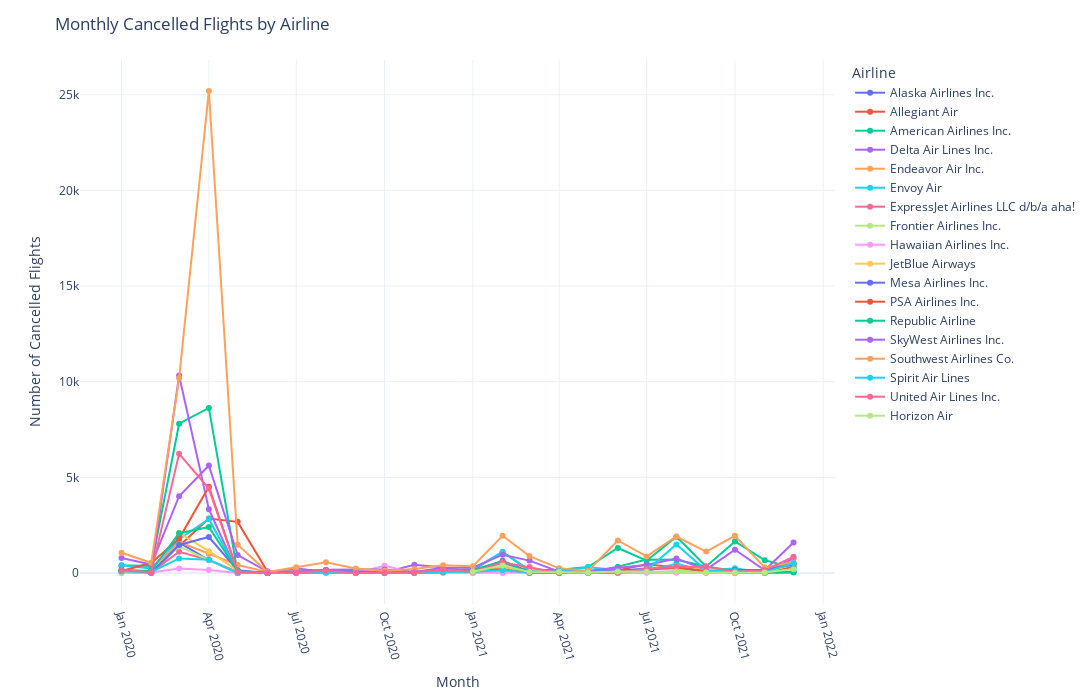

Notebook cell for this chart:
### Code cell
import plotly.express as px

# Create YearMonth column
df_preprocessed_data["YearMonth"] = df_preprocessed_data["FL_DATE"].dt.to_period("M").astype(str)

# Group by YearMonth & Airline, count cancellations
monthly_cancel_counts = (
    df_preprocessed_data.groupby(["YearMonth", "AIRLINE"])["CANCELLED"]
      .sum()  # since True=1, False=0
      .reset_index()
)

# Plot
fig = px.line(
    monthly_cancel_counts,
    x="YearMonth",
    y="CANCELLED",
    color="AIRLINE",
    markers=True,
    hover_name="AIRLINE",
    hover_data={"YearMonth": True, "CANCELLED": True}
)

fig.update_layout(
    title="Monthly Cancelled Flights by Airline",
    xaxis_title="Month",
    yaxis_title="Number of Cancelled Flights",
    legend_title="Airline",
    template="plotly_white",
    width=1200,
    height=700
)

fig.update_xaxes(tickangle=75)
fig.show()

### Figure 1 — Plotly figure (JSON) as saved in the notebook; plotly's stock layout.template omitted (floating-point values rounded to 4 significant figures)
{"data": [{"hovertemplate": "<b>%{hovertext}</b><br><br>AIRLINE=Alaska Airlines Inc.<br>YearMonth=%{x}<br>CANCELLED=%{y}<extra></extra>", "hovertext": ["Alaska Airlines Inc.", "Alaska Airlines Inc.", "Alaska Airlines Inc.", "Alaska Airlines Inc.", "Alaska Airlines Inc.", "Alaska Airlines Inc.", "Alaska Airlines Inc.", "Alaska Airlines Inc.", "Alaska Airlines Inc.", "Alaska Airlines Inc.", "Alaska Airlines Inc.", "Alaska Airlines Inc.", "Alaska Airlines Inc.", "Alaska Airlines Inc.", "Alaska Airlines Inc.", "Alaska Airlines Inc.", "Alaska Airlines Inc.", "Alaska Airlines Inc.", "Alaska Airlines Inc.", "Alaska Airlines Inc.", "Alaska Airlines Inc.", "Alaska Airlines Inc.", "Alaska Airlines Inc.", "Alaska Airlines Inc."], "legendgroup": "Alaska Airlines Inc.", "line": {"color": "#636efa", "dash": "solid"}, "marker": {"symbol": "circle"}, "mode": "lines+markers", "name": "Alaska Airlines Inc.", "orientation": "v", "showlegend": true, "type": "scatter", "x": ["2020-01", "2020-02", "2020-03", "2020-04", "2020-05", "2020-06", "2020-07", "2020-08", "2020-09", "2020-10", "2020-11", "2020-12", "2021-01", "2021-02", "2021-03", "2021-04", "2021-05", "2021-06", "2021-07", "2021-08", "2021-09", "2021-10", "2021-11", "2021-12"], "xaxis": "x", "y": [155, 85, 1595, 680, 5, 65, 35, 35, 30, 10, 60, 75, 25, 305, 85, 75, 10, 115, 40, 60, 95, 65, 165, 515], "yaxis": "y"}, {"hovertemplate": "<b>%{hovertext}</b><br><br>AIRLINE=Allegiant Air<br>YearMonth=%{x}<br>CANCELLED=%{y}<extra></extra>", "hovertext": ["Allegiant Air", "Allegiant Air", "Allegiant Air", "Allegiant Air", "Allegiant Air", "Allegiant Air", "Allegiant Air", "Allegiant Air", "Allegiant Air", "Allegiant Air", "Allegiant Air", "Allegiant Air", "Allegiant Air", "Allegiant Air", "Allegiant Air", "Allegiant Air", "Allegiant Air", "Allegiant Air", "Allegiant Air", "Allegiant Air", "Allegiant Air", "Allegiant Air", "Allegiant Air", "Allegiant Air"], "legendgroup": "Allegiant Air", "line": {"color": "#EF553B", "dash": "solid"}, "marker": {"symbol": "circle"}, "mode": "lines+markers", "name": "Allegiant Air", "orientation": "v", "showlegend": true, "type": "scatter", "x": ["2020-01", "2020-02", "2020-03", "2020-04", "2020-05", "2020-06", "2020-07", "2020-08", "2020-09", "2020-10", "2020-11", "2020-12", "2021-01", "2021-02", "2021-03", "2021-04", "2021-05", "2021-06", "2021-07", "2021-08", "2021-09", "2021-10", "2021-11", "2021-12"], "xaxis": "x", "y": [55, 0, 1415, 2850, 2675, 80, 60, 130, 35, 40, 30, 70, 120, 225, 55, 70, 5, 140, 455, 290, 20, 155, 80, 310], "yaxis": "y"}, {"hovertemplate": "<b>%{hovertext}</b><br><br>AIRLINE=American Airlines Inc.<br>YearMonth=%{x}<br>CANCELLED=%{y}<extra></extra>", "hovertext": ["American Airlines Inc.", "American Airlines Inc.", "American Airlines Inc.", "American Airlines Inc.", "American Airlines Inc.", "American Airlines Inc.", "American Airlines Inc.", "American Airlines Inc.", "American Airlines Inc.", "American Airlines Inc.", "American Airlines Inc.", "American Airlines Inc.", "American Airlines Inc.", "American Airlines Inc.", "American Airlines Inc.", "American Airlines Inc.", "American Airlines Inc.", "American Airlines Inc.", "American Airlines Inc.", "American Airlines Inc.", "American Airlines Inc.", "American Airlines Inc.", "American Airlines Inc.", "American Airlines Inc."], "legendgroup": "American Airlines Inc.", "line": {"color": "#00cc96", "dash": "solid"}, "marker": {"symbol": "circle"}, "mode": "lines+markers", "name": "American Airlines Inc.", "orientation": "v", "showlegend": true, "type": "scatter", "x": ["2020-01", "2020-02", "2020-03", "2020-04", "2020-05", "2020-06", "2020-07", "2020-08", "2020-09", "2020-10", "2020-11", "2020-12", "2021-01", "2021-02", "2021-03", "2021-04", "2021-05", "2021-06", "2021-07", "2021-08", "2021-09", "2021-10", "2021-11", "2021-12"], "xaxis": "x", "y": [405, 375, 7805, 8630, 5, 0, 165, 120, 95, 0, 30, 95, 160, 1105, 145, 170, 315, 1310, 645, 1900, 345, 1655, 675, 260], "yaxis": "y"}, {"hovertemplate": "<b>%{hovertext}</b><br><br>AIRLINE=Delta Air Lines Inc.<br>YearMonth=%{x}<br>CANCELLED=%{y}<extra></extra>", "hovertext": ["Delta Air Lines Inc.", "Delta Air Lines Inc.", "Delta Air Lines Inc.", "Delta Air Lines Inc.", "Delta Air Lines Inc.", "Delta Air Lines Inc.", "Delta Air Lines Inc.", "Delta Air Lines Inc.", "Delta Air Lines Inc.", "Delta Air Lines Inc.", "Delta Air Lines Inc.", "Delta Air Lines Inc.", "Delta Air Lines Inc.", "Delta Air Lines Inc.", "Delta Air Lines Inc.", "Delta Air Lines Inc.", "Delta Air Lines Inc.", "Delta Air Lines Inc.", "Delta Air Lines Inc.", "Delta Air Lines Inc.", "Delta Air Lines Inc.", "Delta Air Lines Inc.", "Delta Air Lines Inc.", "Delta Air Lines Inc."], "legendgroup": "Delta Air Lines Inc.", "line": {"color": "#ab63fa", "dash": "solid"}, "marker": {"symbol": "circle"}, "mode": "lines+markers", "name": "Delta Air Lines Inc.", "orientation": "v", "showlegend": true, "type": "scatter", "x": ["2020-01", "2020-02", "2020-03", "2020-04", "2020-05", "2020-06", "2020-07", "2020-08", "2020-09", "2020-10", "2020-11", "2020-12", "2021-01", "2021-02", "2021-03", "2021-04", "2021-05", "2021-06", "2021-07", "2021-08", "2021-09", "2021-10", "2021-11", "2021-12"], "xaxis": "x", "y": [25, 10, 10330, 3340, 10, 5, 250, 45, 30, 25, 430, 285, 50, 550, 75, 170, 10, 15, 50, 85, 155, 15, 10, 760], "yaxis": "y"}, {"hovertemplate": "<b>%{hovertext}</b><br><br>AIRLINE=Endeavor Air Inc.<br>YearMonth=%{x}<br>CANCELLED=%{y}<extra></extra>", "hovertext": ["Endeavor Air Inc.", "Endeavor Air Inc.", "Endeavor Air Inc.", "Endeavor Air Inc.", "Endeavor Air Inc.", "Endeavor Air Inc.", "Endeavor Air Inc.", "Endeavor Air Inc.", "Endeavor Air Inc.", "Endeavor Air Inc.", "Endeavor Air Inc.", "Endeavor Air Inc.", "Endeavor Air Inc.", "Endeavor Air Inc.", "Endeavor Air Inc.", "Endeavor Air Inc.", "Endeavor Air Inc.", "Endeavor Air Inc.", "Endeavor Air Inc.", "Endeavor Air Inc.", "Endeavor Air Inc.", "Endeavor Air Inc.", "Endeavor Air Inc.", "Endeavor Air Inc."], "legendgroup": "Endeavor Air Inc.", "line": {"color": "#FFA15A", "dash": "solid"}, "marker": {"symbol": "circle"}, "mode": "lines+markers", "name": "Endeavor Air Inc.", "orientation": "v", "showlegend": true, "type": "scatter", "x": ["2020-01", "2020-02", "2020-03", "2020-04", "2020-05", "2020-06", "2020-07", "2020-08", "2020-09", "2020-10", "2020-11", "2020-12", "2021-01", "2021-02", "2021-03", "2021-04", "2021-05", "2021-06", "2021-07", "2021-08", "2021-09", "2021-10", "2021-11", "2021-12"], "xaxis": "x", "y": [40, 55, 1625, 1000, 420, 55, 0, 60, 15, 30, 5, 80, 10, 280, 0, 0, 10, 5, 45, 25, 40, 0, 0, 55], "yaxis": "y"}, {"hovertemplate": "<b>%{hovertext}</b><br><br>AIRLINE=Envoy Air<br>YearMonth=%{x}<br>CANCELLED=%{y}<extra></extra>", "hovertext": ["Envoy Air", "Envoy Air", "Envoy Air", "Envoy Air", "Envoy Air", "Envoy Air", "Envoy Air", "Envoy Air", "Envoy Air", "Envoy Air", "Envoy Air", "Envoy Air", "Envoy Air", "Envoy Air", "Envoy Air", "Envoy Air", "Envoy Air", "Envoy Air", "Envoy Air", "Envoy Air", "Envoy Air", "Envoy Air", "Envoy Air", "Envoy Air"], "legendgroup": "Envoy Air", "line": {"color": "#19d3f3", "dash": "solid"}, "marker": {"symbol": "circle"}, "mode": "lines+markers", "name": "Envoy Air", "orientation": "v", "showlegend": true, "type": "scatter", "x": ["2020-01", "2020-02", "2020-03", "2020-04", "2020-05", "2020-06", "2020-07", "2020-08", "2020-09", "2020-10", "2020-11", "2020-12", "2021-01", "2021-02", "2021-03", "2021-04", "2021-05", "2021-06", "2021-07", "2021-08", "2021-09", "2021-10", "2021-11", "2021-12"], "xaxis": "x", "y": [400, 235, 1765, 2825, 65, 5, 30, 40, 40, 35, 0, 95, 200, 1105, 110, 65, 305, 165, 110, 480, 115, 255, 20, 75], "yaxis": "y"}, {"hovertemplate": "<b>%{hovertext}</b><br><br>AIRLINE=ExpressJet Airlines LLC d/b/a aha!<br>YearMonth=%{x}<br>CANCELLED=%{y}<extra></extra>", "hovertext": ["ExpressJet Airlines LLC d/b/a aha!", "ExpressJet Airlines LLC d/b/a aha!", "ExpressJet Airlines LLC d/b/a aha!", "ExpressJet Airlines LLC d/b/a aha!", "ExpressJet Airlines LLC d/b/a aha!", "ExpressJet Airlines LLC d/b/a aha!", "ExpressJet Airlines LLC d/b/a aha!", "ExpressJet Airlines LLC d/b/a aha!", "ExpressJet Airlines LLC d/b/a aha!"], "legendgroup": "ExpressJet Airlines LLC d/b/a aha!", "line": {"color": "#FF6692", "dash": "solid"}, "marker": {"symbol": "circle"}, "mode": "lines+markers", "name": "ExpressJet Airlines LLC d/b/a aha!", "orientation": "v", "showlegend": true, "type": "scatter", "x": ["2020-01", "2020-02", "2020-03", "2020-04", "2020-05", "2020-06", "2020-07", "2020-08", "2020-09"], "xaxis": "x", "y": [85, 35, 1110, 685, 65, 0, 5, 120, 25], "yaxis": "y"}, {"hovertemplate": "<b>%{hovertext}</b><br><br>AIRLINE=Frontier Airlines Inc.<br>YearMonth=%{x}<br>CANCELLED=%{y}<extra></extra>", "hovertext": ["Frontier Airlines Inc.", "Frontier Airlines Inc.", "Frontier Airlines Inc.", "Frontier Airlines Inc.", "Frontier Airlines Inc.", "Frontier Airlines Inc.", "Frontier Airlines Inc.", "Frontier Airlines Inc.", "Frontier Airlines Inc.", "Frontier Airlines Inc.", "Frontier Airlines Inc.", "Frontier Airlines Inc.", "Frontier Airlines Inc.", "Frontier Airlines Inc.", "Frontier Airlines Inc.", "Frontier Airlines Inc.", "Frontier Airlines Inc.", "Frontier Airlines Inc.", "Frontier Airlines Inc.", "Frontier Airlines Inc.", "Frontier Airlines Inc.", "Frontier Airlines Inc.", "Frontier Airlines Inc.", "Frontier Airlines Inc."], "legendgroup": "Frontier Airlines Inc.", "line": {"color": "#B6E880", "dash": "solid"}, "marker": {"symbol": "circle"}, "mode": "lines+markers", "name": "Frontier Airlines Inc.", "orientation": "v", "showlegend": true, "type": "scatter", "x": ["2020-01", "2020-02", "2020-03", "2020-04", "2020-05", "2020-06", "2020-07", "2020-08", "2020-09", "2020-10", "2020-11", "2020-12", "2021-01", "2021-02", "2021-03", "2021-04", "2021-05", "2021-06", "2021-07", "2021-08", "2021-09", "2021-10", "2021-11", "2021-12"], "xaxis": "x", "y": [75, 50, 1390, 700, 0, 0, 125, 20, 0, 0, 0, 10, 20, 40, 165, 50, 5, 85, 235, 190, 25, 30, 5, 80], "yaxis": "y"}, {"hovertemplate": "<b>%{hovertext}</b><br><br>AIRLINE=Hawaiian Airlines Inc.<br>YearMonth=%{x}<br>CANCELLED=%{y}<extra></extra>", "hovertext": ["Hawaiian Airlines Inc.", "Hawaiian Airlines Inc.", "Hawaiian Airlines Inc.", "Hawaiian Airlines Inc.", "Hawaiian Airlines Inc.", "Hawaiian Airlines Inc.", "Hawaiian Airlines Inc.", "Hawaiian Airlines Inc.", "Hawaiian Airlines Inc.", "Hawaiian Airlines Inc.", "Hawaiian Airlines Inc.", "Hawaiian Airlines Inc.", "Hawaiian Airlines Inc.", "Hawaiian Airlines Inc.", "Hawaiian Airlines Inc.", "Hawaiian Airlines Inc.", "Hawaiian Airlines Inc.", "Hawaiian Airlines Inc.", "Hawaiian Airlines Inc.", "Hawaiian Airlines Inc.", "Hawaiian Airlines Inc.", "Hawaiian Airlines Inc.", "Hawaiian Airlines Inc.", "Hawaiian Airlines Inc."], "legendgroup": "Hawaiian Airlines Inc.", "line": {"color": "#FF97FF", "dash": "solid"}, "marker": {"symbol": "circle"}, "mode": "lines+markers", "name": "Hawaiian Airlines Inc.", "orientation": "v", "showlegend": true, "type": "scatter", "x": ["2020-01", "2020-02", "2020-03", "2020-04", "2020-05", "2020-06", "2020-07", "2020-08", "2020-09", "2020-10", "2020-11", "2020-12", "2021-01", "2021-02", "2021-03", "2021-04", "2021-05", "2021-06", "2021-07", "2021-08", "2021-09", "2021-10", "2021-11", "2021-12"], "xaxis": "x", "y": [5, 25, 240, 155, 0, 0, 80, 125, 0, 385, 10, 10, 0, 0, 0, 5, 0, 0, 10, 30, 40, 5, 0, 60], "yaxis": "y"}, {"hovertemplate": "<b>%{hovertext}</b><br><br>AIRLINE=JetBlue Airways<br>YearMonth=%{x}<br>CANCELLED=%{y}<extra></extra>", "hovertext": ["JetBlue Airways", "JetBlue Airways", "JetBlue Airways", "JetBlue Airways", "JetBlue Airways", "JetBlue Airways", "JetBlue Airways", "JetBlue Airways", "JetBlue Airways", "JetBlue Airways", "JetBlue Airways", "JetBlue Airways", "JetBlue Airways", "JetBlue Airways", "JetBlue Airways", "JetBlue Airways", "JetBlue Airways", "JetBlue Airways", "JetBlue Airways", "JetBlue Airways", "JetBlue Airways", "JetBlue Airways", "JetBlue Airways", "JetBlue Airways"], "legendgroup": "JetBlue Airways", "line": {"color": "#FECB52", "dash": "solid"}, "marker": {"symbol": "circle"}, "mode": "lines+markers", "name": "JetBlue Airways", "orientation": "v", "showlegend": true, "type": "scatter", "x": ["2020-01", "2020-02", "2020-03", "2020-04", "2020-05", "2020-06", "2020-07", "2020-08", "2020-09", "2020-10", "2020-11", "2020-12", "2021-01", "2021-02", "2021-03", "2021-04", "2021-05", "2021-06", "2021-07", "2021-08", "2021-09", "2021-10", "2021-11", "2021-12"], "xaxis": "x", "y": [20, 35, 2100, 1145, 125, 5, 125, 80, 35, 5, 20, 75, 85, 280, 45, 30, 25, 15, 295, 210, 215, 25, 25, 455], "yaxis": "y"}, {"hovertemplate": "<b>%{hovertext}</b><br><br>AIRLINE=Mesa Airlines Inc.<br>YearMonth=%{x}<br>CANCELLED=%{y}<extra></extra>", "hovertext": ["Mesa Airlines Inc.", "Mesa Airlines Inc.", "Mesa Airlines Inc.", "Mesa Airlines Inc.", "Mesa Airlines Inc.", "Mesa Airlines Inc.", "Mesa Airlines Inc.", "Mesa Airlines Inc.", "Mesa Airlines Inc.", "Mesa Airlines Inc.", "Mesa Airlines Inc.", "Mesa Airlines Inc.", "Mesa Airlines Inc.", "Mesa Airlines Inc.", "Mesa Airlines Inc.", "Mesa Airlines Inc.", "Mesa Airlines Inc.", "Mesa Airlines Inc.", "Mesa Airlines Inc.", "Mesa Airlines Inc.", "Mesa Airlines Inc.", "Mesa Airlines Inc.", "Mesa Airlines Inc.", "Mesa Airlines Inc."], "legendgroup": "Mesa Airlines Inc.", "line": {"color": "#636efa", "dash": "solid"}, "marker": {"symbol": "circle"}, "mode": "lines+markers", "name": "Mesa Airlines Inc.", "orientation": "v", "showlegend": true, "type": "scatter", "x": ["2020-01", "2020-02", "2020-03", "2020-04", "2020-05", "2020-06", "2020-07", "2020-08", "2020-09", "2020-10", "2020-11", "2020-12", "2021-01", "2021-02", "2021-03", "2021-04", "2021-05", "2021-06", "2021-07", "2021-08", "2021-09", "2021-10", "2021-11", "2021-12"], "xaxis": "x", "y": [160, 20, 1465, 1885, 140, 0, 35, 130, 70, 30, 80, 85, 110, 645, 75, 40, 65, 135, 210, 310, 75, 155, 165, 440], "yaxis": "y"}, {"hovertemplate": "<b>%{hovertext}</b><br><br>AIRLINE=PSA Airlines Inc.<br>YearMonth=%{x}<br>CANCELLED=%{y}<extra></extra>", "hovertext": ["PSA Airlines Inc.", "PSA Airlines Inc.", "PSA Airlines Inc.", "PSA Airlines Inc.", "PSA Airlines Inc.", "PSA Airlines Inc.", "PSA Airlines Inc.", "PSA Airlines Inc.", "PSA Airlines Inc.", "PSA Airlines Inc.", "PSA Airlines Inc.", "PSA Airlines Inc.", "PSA Airlines Inc.", "PSA Airlines Inc.", "PSA Airlines Inc.", "PSA Airlines Inc.", "PSA Airlines Inc.", "PSA Airlines Inc.", "PSA Airlines Inc.", "PSA Airlines Inc.", "PSA Airlines Inc.", "PSA Airlines Inc.", "PSA Airlines Inc.", "PSA Airlines Inc."], "legendgroup": "PSA Airlines Inc.", "line": {"color": "#EF553B", "dash": "solid"}, "marker": {"symbol": "circle"}, "mode": "lines+markers", "name": "PSA Airlines Inc.", "orientation": "v", "showlegend": true, "type": "scatter", "x": ["2020-01", "2020-02", "2020-03", "2020-04", "2020-05", "2020-06", "2020-07", "2020-08", "2020-09", "2020-10", "2020-11", "2020-12", "2021-01", "2021-02", "2021-03", "2021-04", "2021-05", "2021-06", "2021-07", "2021-08", "2021-09", "2021-10", "2021-11", "2021-12"], "xaxis": "x", "y": [105, 525, 1800, 4505, 65, 20, 20, 50, 60, 30, 10, 45, 205, 185, 15, 15, 45, 55, 175, 285, 100, 15, 30, 55], "yaxis": "y"}, {"hovertemplate": "<b>%{hovertext}</b><br><br>AIRLINE=Republic Airline<br>YearMonth=%{x}<br>CANCELLED=%{y}<extra></extra>", "hovertext": ["Republic Airline", "Republic Airline", "Republic Airline", "Republic Airline", "Republic Airline", "Republic Airline", "Republic Airline", "Republic Airline", "Republic Airline", "Republic Airline", "Republic Airline", "Republic Airline", "Republic Airline", "Republic Airline", "Republic Airline", "Republic Airline", "Republic Airline", "Republic Airline", "Republic Airline", "Republic Airline", "Republic Airline", "Republic Airline", "Republic Airline", "Republic Airline"], "legendgroup": "Republic Airline", "line": {"color": "#00cc96", "dash": "solid"}, "marker": {"symbol": "circle"}, "mode": "lines+markers", "name": "Republic Airline", "orientation": "v", "showlegend": true, "type": "scatter", "x": ["2020-01", "2020-02", "2020-03", "2020-04", "2020-05", "2020-06", "2020-07", "2020-08", "2020-09", "2020-10", "2020-11", "2020-12", "2021-01", "2021-02", "2021-03", "2021-04", "2021-05", "2021-06", "2021-07", "2021-08", "2021-09", "2021-10", "2021-11", "2021-12"], "xaxis": "x", "y": [130, 120, 2075, 2410, 95, 0, 70, 115, 10, 20, 35, 170, 170, 600, 15, 50, 30, 335, 705, 700, 340, 105, 30, 30], "yaxis": "y"}, {"hovertemplate": "<b>%{hovertext}</b><br><br>AIRLINE=SkyWest Airlines Inc.<br>YearMonth=%{x}<br>CANCELLED=%{y}<extra></extra>", "hovertext": ["SkyWest Airlines Inc.", "SkyWest Airlines Inc.", "SkyWest Airlines Inc.", "SkyWest Airlines Inc.", "SkyWest Airlines Inc.", "SkyWest Airlines Inc.", "SkyWest Airlines Inc.", "SkyWest Airlines Inc.", "SkyWest Airlines Inc.", "SkyWest Airlines Inc.", "SkyWest Airlines Inc.", "SkyWest Airlines Inc.", "SkyWest Airlines Inc.", "SkyWest Airlines Inc.", "SkyWest Airlines Inc.", "SkyWest Airlines Inc.", "SkyWest Airlines Inc.", "SkyWest Airlines Inc.", "SkyWest Airlines Inc.", "SkyWest Airlines Inc.", "SkyWest Airlines Inc.", "SkyWest Airlines Inc.", "SkyWest Airlines Inc.", "SkyWest Airlines Inc."], "legendgroup": "SkyWest Airlines Inc.", "line": {"color": "#ab63fa", "dash": "solid"}, "marker": {"symbol": "circle"}, "mode": "lines+markers", "name": "SkyWest Airlines Inc.", "orientation": "v", "showlegend": true, "type": "scatter", "x": ["2020-01", "2020-02", "2020-03", "2020-04", "2020-05", "2020-06", "2020-07", "2020-08", "2020-09", "2020-10", "2020-11", "2020-12", "2021-01", "2021-02", "2021-03", "2021-04", "2021-05", "2021-06", "2021-07", "2021-08", "2021-09", "2021-10", "2021-11", "2021-12"], "xaxis": "x", "y": [790, 445, 4015, 5625, 940, 80, 80, 175, 180, 180, 55, 275, 275, 960, 650, 70, 115, 270, 420, 760, 180, 1220, 145, 1595], "yaxis": "y"}, {"hovertemplate": "<b>%{hovertext}</b><br><br>AIRLINE=Southwest Airlines Co.<br>YearMonth=%{x}<br>CANCELLED=%{y}<extra></extra>", "hovertext": ["Southwest Airlines Co.", "Southwest Airlines Co.", "Southwest Airlines Co.", "Southwest Airlines Co.", "Southwest Airlines Co.", "Southwest Airlines Co.", "Southwest Airlines Co.", "Southwest Airlines Co.", "Southwest Airlines Co.", "Southwest Airlines Co.", "Southwest Airlines Co.", "Southwest Airlines Co.", "Southwest Airlines Co.", "Southwest Airlines Co.", "Southwest Airlines Co.", "Southwest Airlines Co.", "Southwest Airlines Co.", "Southwest Airlines Co.", "Southwest Airlines Co.", "Southwest Airlines Co.", "Southwest Airlines Co.", "Southwest Airlines Co.", "Southwest Airlines Co.", "Southwest Airlines Co."], "legendgroup": "Southwest Airlines Co.", "line": {"color": "#FFA15A", "dash": "solid"}, "marker": {"symbol": "circle"}, "mode": "lines+markers", "name": "Southwest Airlines Co.", "orientation": "v", "showlegend": true, "type": "scatter", "x": ["2020-01", "2020-02", "2020-03", "2020-04", "2020-05", "2020-06", "2020-07", "2020-08", "2020-09", "2020-10", "2020-11", "2020-12", "2021-01", "2021-02", "2021-03", "2021-04", "2021-05", "2021-06", "2021-07", "2021-08", "2021-09", "2021-10", "2021-11", "2021-12"], "xaxis": "x", "y": [1065, 535, 10180, 25200, 1485, 50, 300, 560, 240, 120, 215, 410, 360, 1950, 885, 245, 110, 1705, 870, 1910, 1120, 1945, 295, 580], "yaxis": "y"}, {"hovertemplate": "<b>%{hovertext}</b><br><br>AIRLINE=Spirit Air Lines<br>YearMonth=%{x}<br>CANCELLED=%{y}<extra></extra>", "hovertext": ["Spirit Air Lines", "Spirit Air Lines", "Spirit Air Lines", "Spirit Air Lines", "Spirit Air Lines", "Spirit Air Lines", "Spirit Air Lines", "Spirit Air Lines", "Spirit Air Lines", "Spirit Air Lines", "Spirit Air Lines", "Spirit Air Lines", "Spirit Air Lines", "Spirit Air Lines", "Spirit Air Lines", "Spirit Air Lines", "Spirit Air Lines", "Spirit Air Lines", "Spirit Air Lines", "Spirit Air Lines", "Spirit Air Lines", "Spirit Air Lines", "Spirit Air Lines", "Spirit Air Lines"], "legendgroup": "Spirit Air Lines", "line": {"color": "#19d3f3", "dash": "solid"}, "marker": {"symbol": "circle"}, "mode": "lines+markers", "name": "Spirit Air Lines", "orientation": "v", "showlegend": true, "type": "scatter", "x": ["2020-01", "2020-02", "2020-03", "2020-04", "2020-05", "2020-06", "2020-07", "2020-08", "2020-09", "2020-10", "2020-11", "2020-12", "2021-01", "2021-02", "2021-03", "2021-04", "2021-05", "2021-06", "2021-07", "2021-08", "2021-09", "2021-10", "2021-11", "2021-12"], "xaxis": "x", "y": [85, 55, 765, 700, 0, 0, 0, 20, 0, 0, 10, 60, 70, 145, 35, 110, 10, 35, 150, 1495, 135, 105, 50, 510], "yaxis": "y"}, {"hovertemplate": "<b>%{hovertext}</b><br><br>AIRLINE=United Air Lines Inc.<br>YearMonth=%{x}<br>CANCELLED=%{y}<extra></extra>", "hovertext": ["United Air Lines Inc.", "United Air Lines Inc.", "United Air Lines Inc.", "United Air Lines Inc.", "United Air Lines Inc.", "United Air Lines Inc.", "United Air Lines Inc.", "United Air Lines Inc.", "United Air Lines Inc.", "United Air Lines Inc.", "United Air Lines Inc.", "United Air Lines Inc.", "United Air Lines Inc.", "United Air Lines Inc.", "United Air Lines Inc.", "United Air Lines Inc.", "United Air Lines Inc.", "United Air Lines Inc.", "United Air Lines Inc.", "United Air Lines Inc.", "United Air Lines Inc.", "United Air Lines Inc.", "United Air Lines Inc.", "United Air Lines Inc."], "legendgroup": "United Air Lines Inc.", "line": {"color": "#FF6692", "dash": "solid"}, "marker": {"symbol": "circle"}, "mode": "lines+markers", "name": "United Air Lines Inc.", "orientation": "v", "showlegend": true, "type": "scatter", "x": ["2020-01", "2020-02", "2020-03", "2020-04", "2020-05", "2020-06", "2020-07", "2020-08", "2020-09", "2020-10", "2020-11", "2020-12", "2021-01", "2021-02", "2021-03", "2021-04", "2021-05", "2021-06", "2021-07", "2021-08", "2021-09", "2021-10", "2021-11", "2021-12"], "xaxis": "x", "y": [160, 40, 6230, 4415, 65, 0, 20, 135, 5, 25, 25, 180, 65, 555, 315, 15, 35, 15, 230, 335, 335, 65, 145, 855], "yaxis": "y"}, {"hovertemplate": "<b>%{hovertext}</b><br><br>AIRLINE=Horizon Air<br>YearMonth=%{x}<br>CANCELLED=%{y}<extra></extra>", "hovertext": ["Horizon Air", "Horizon Air", "Horizon Air", "Horizon Air", "Horizon Air", "Horizon Air", "Horizon Air", "Horizon Air", "Horizon Air", "Horizon Air", "Horizon Air", "Horizon Air"], "legendgroup": "Horizon Air", "line": {"color": "#B6E880", "dash": "solid"}, "marker": {"symbol": "circle"}, "mode": "lines+markers", "name": "Horizon Air", "orientation": "v", "showlegend": true, "type": "scatter", "x": ["2021-01", "2021-02", "2021-03", "2021-04", "2021-05", "2021-06", "2021-07", "2021-08", "2021-09", "2021-10", "2021-11", "2021-12"], "xaxis": "x", "y": [65, 400, 60, 55, 35, 85, 65, 80, 25, 15, 35, 205], "yaxis": "y"}], "layout": {"height": 700, "legend": {"title": {"text": "Airline"}, "tracegroupgap": 0}, "margin": {"t": 60}, "title": {"text": "Monthly Cancelled Flights by Airline"}, "width": 1200, "xaxis": {"anchor": "y", "domain": [0, 1], "tickangle": 75, "title": {"text": "Month"}}, "yaxis": {"anchor": "x", "domain": [0, 1], "title": {"text": "Number of Cancelled Flights"}}}}
